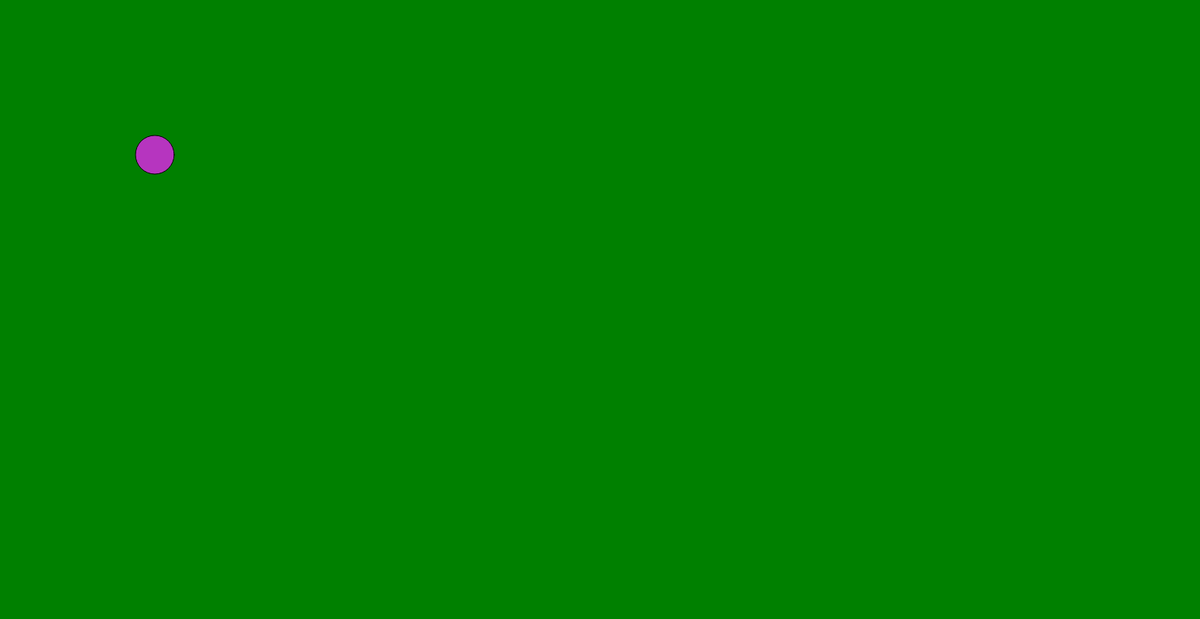
Frame 1 (no input)
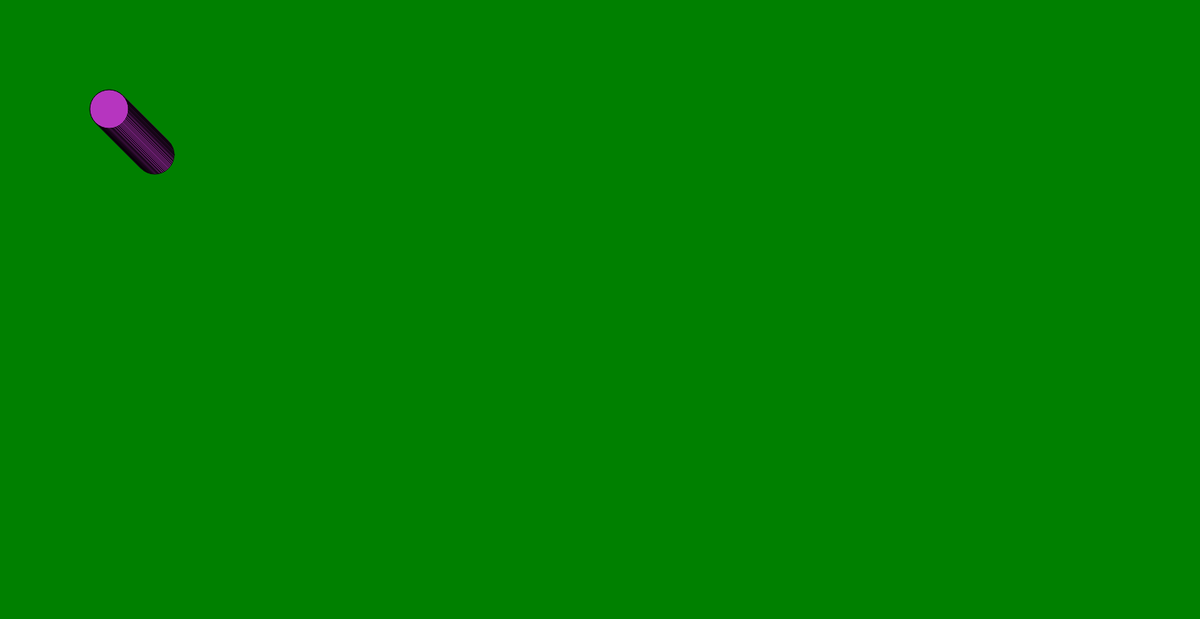
Frame 60 (no input)
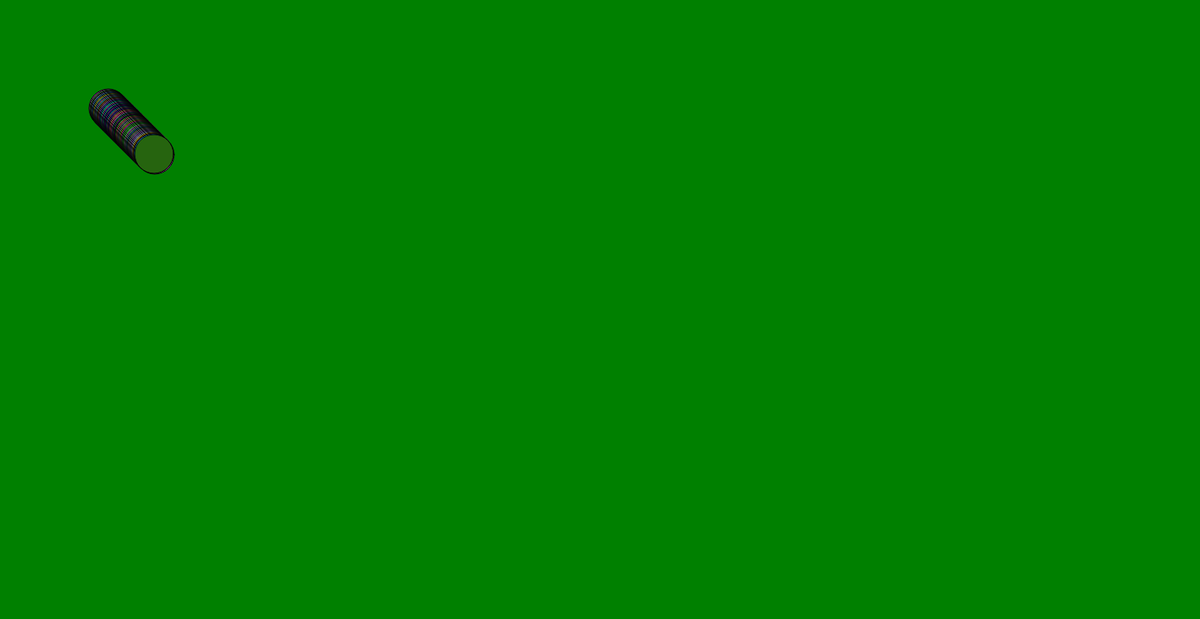
Frame 120 (the mouse pressed at the canvas centre since frame 60)

The p5.js sketch that drew these frames (run headless with seeded random() and noise() and a simulated clock; from frame 60 on, the mouse is pressed at the canvas centre):

// p5.js sketch
// ── sketch.js
let cor;
let posicaoHorizontal; // x
let posicaoVertical; // y

function setup() {
  createCanvas(1550, 800);
  background("green");

  cor = color(random(255), random(255), random(255));

  posicaoHorizontal = 200;
  posicaoVertical = 200;
}

function draw() {
  fill(cor);
  circle(posicaoHorizontal, posicaoVertical, 50);

  if (mouseX < posicaoHorizontal) {
    posicaoHorizontal--;
  }

  if (mouseX > posicaoHorizontal) {
    posicaoHorizontal++;
  }

  if (mouseY < posicaoVertical) {
    posicaoVertical--;
  }

  if (mouseY > posicaoVertical) {
    posicaoVertical++;
  }

  if (mouseIsPressed) {
    cor = color(random(255), random(255), random(255));
  }
}
